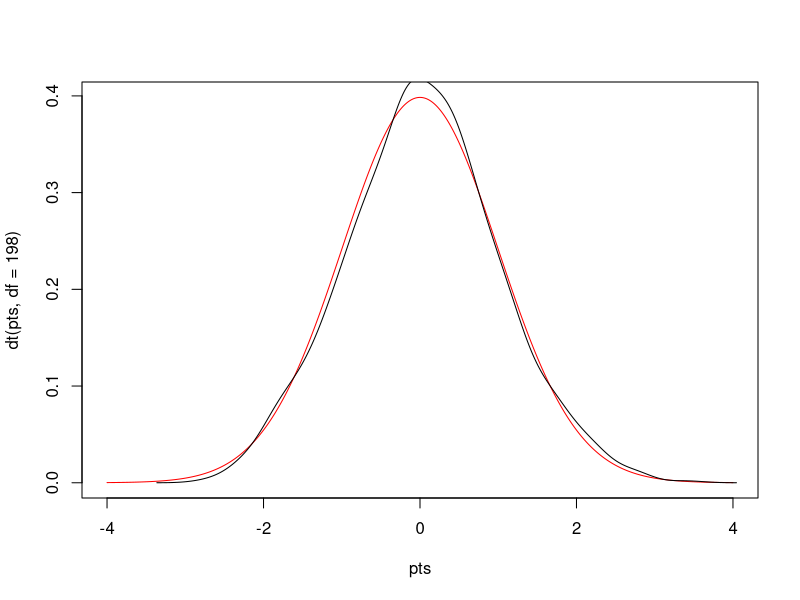
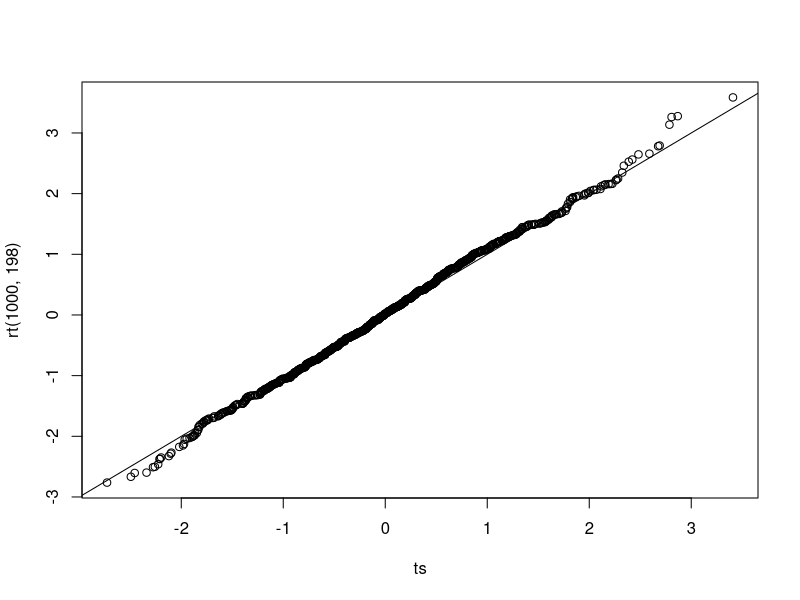

R code for these plots, in order:
# PERFORMS A T-TEST FOR TWO RANDOM NORMAL DATA SETS

# Size of the samples
nx = 100
ny= 100

# Generates random normal samples:
x = rnorm(nx)
y = rnorm(ny)
#plot(density(x))
#lines(density(y))

# Performs a t-test:
ttest = t.test(x, y)
ttest

# Performs 1000 tests and takes the t-statistic of each:
ts = replicate(1000, t.test(rnorm(nx), rnorm(ny))$statistic)

# Distribution plots

pts = seq(-4,4,0.01)  # Creates an interval
plot(pts, dt(pts, df=198), type ='l', col='red')  # T-distribution for the interval (in red)
lines(density(ts))   # Plots the t-statistics of the 1000 tests

# Quantile-quantile plot:
qqplot(ts, rt(1000, 198))
abline(0,1)
